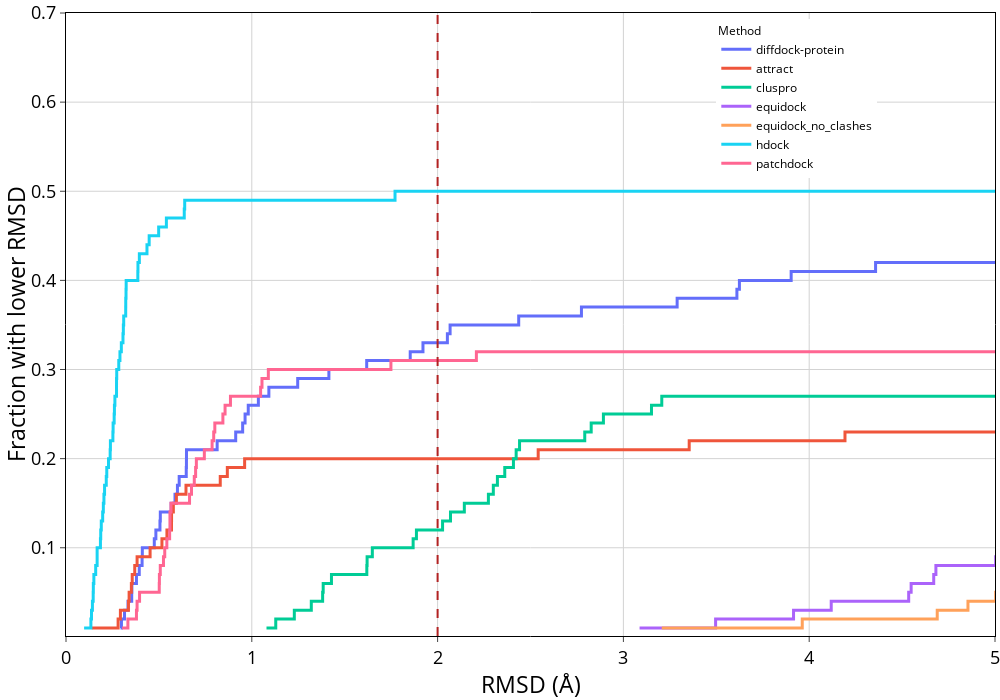

Notebook cell for this chart:
### Markdown cell above
### Old fraction plot

### Code cell
import plotly.express as px


fig = px.ecdf(df, range_x=[0, 5])
fig.add_vline(x=2, annotation_text='2 A', annotation_font_size=16, annotation_position="top right",
              line_dash='dash', line_color='firebrick', annotation_font_color='firebrick')
fig.update_xaxes(title=f'RMSD in Angstrom', title_font={"size": 16}, tickfont={"size": 16})
fig.update_yaxes(title=f'Fraction of predictions with lower RMSD', title_font={"size": 16},
                 tickfont={"size": 16})
fig.update_layout(autosize=False, margin={'l': 0, 'r': 0, 't': 0, 'b': 0}, plot_bgcolor='white',
                  paper_bgcolor='white', legend_title_text='Method', legend_title_font_size=12,
                  legend=dict(yanchor="top", y=0.99, xanchor="left", x=0.7, font=dict(size=12), ), )
fig.update_xaxes(showgrid=True, gridcolor='lightgrey',title_font=dict(size=19),mirror=True,ticks='outside',showline=True,)
fig.update_yaxes(showgrid=True, gridcolor='lightgrey',title_font=dict(size=19),mirror=True,ticks='outside',showline=True,)
fig.write_image('../../plots/fraction_rmsd_old.pdf')


df = {'diffdock-protein': filtered_rmsds, "attract": attract, "cluspro": cluspro, "equidock": equidock, 
     "equidock_no_clashes": equidock_no_clashes, "hdock": hdock, "patchdock": patchdock}
fig = px.ecdf(df, range_x=[0, 5], range_y=[0.001, 0.7],  width=1000, height=700)
fig.add_vline(x=2, annotation_text='', annotation_font_size=20, annotation_position="top right",
              line_dash='dash', line_color='firebrick', annotation_font_color='firebrick')
fig.update_xaxes(title=f'RMSD (Å)')
fig.update_yaxes(title=f'Fraction with lower RMSD')
fig.update_layout(autosize=False, margin={'l': 0, 'r': 0, 't': 0, 'b': 0}, plot_bgcolor='white',
                  paper_bgcolor='white', legend_title_text='Method', legend_title_font_size=12,
                  legend=dict(yanchor="top", y=0.99, xanchor="left", x=0.7, font=dict(size=12, color='black'), ), )
fig.update_xaxes(showgrid=True, gridcolor='lightgrey',title_font=dict(size=23, color='black'),mirror=True,ticks='outside',showline=True, linewidth=1, linecolor='black', tickfont = dict(size = 18, color='black'))
fig.update_yaxes(showgrid=True, gridcolor='lightgrey',title_font=dict(size=23, color='black'),mirror=True,ticks='outside',showline=True, linewidth=1, linecolor='black', tickfont = dict(size = 18, color='black'))
fig.update_traces(line=dict(width=3))
fig.write_image('../../plots/fraction_rmsd.pdf')
fig.show()
